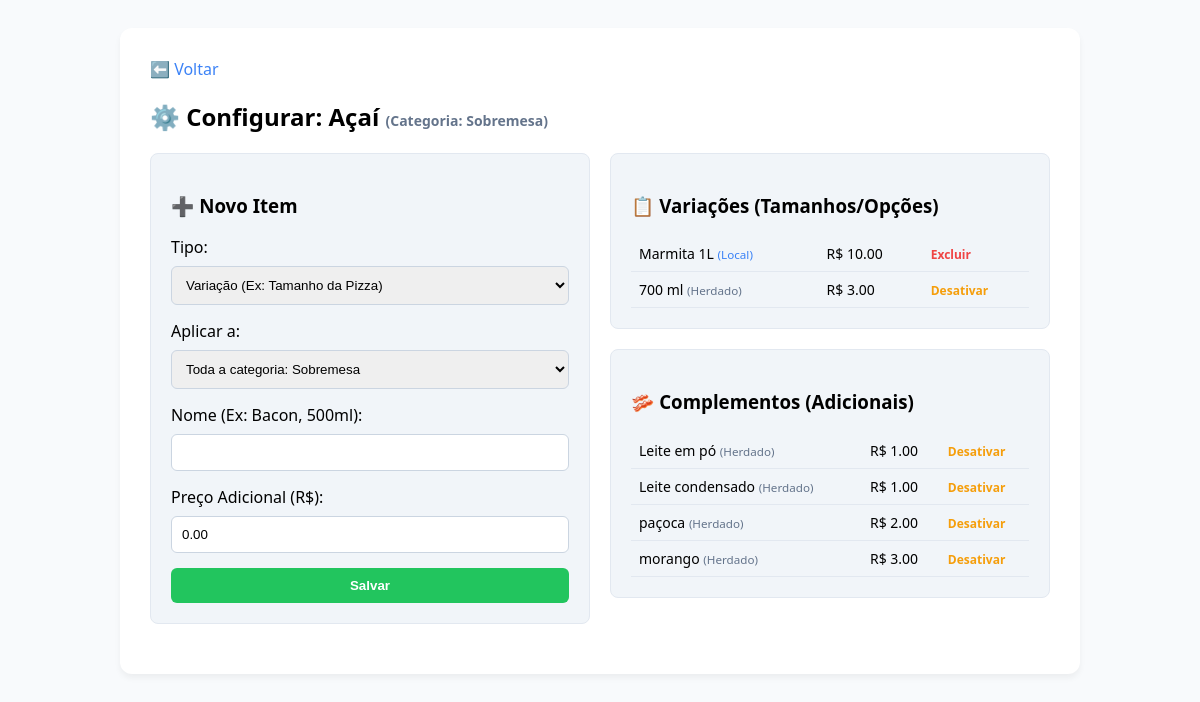
/admin/produto/25/opcoes, run on the app's committed database.
### tables this page shows
CREATE TABLE cardapio(
               id INTEGER PRIMARY KEY AUTOINCREMENT,
               nome TEXT NOT NULL,
               preco REAL NOT NULL,
               categoria TEXT NOT NULL, imagem TEXT DEFAULT 'https://via.placeholder.com/300x200?text=Sem+Foto', restaurante_id INTEGER REFERENCES restaurantes(id) DEFAULT 1, preco_promo REAL DEFAULT 0.0, em_promo INTEGER DEFAULT 0, descricao TEXT DEFAULT '');

CREATE TABLE variacoes (
            id INTEGER PRIMARY KEY AUTOINCREMENT,
            produto_id INTEGER DEFAULT NULL,
            categoria_alvo TEXT DEFAULT NULL,
            nome TEXT NOT NULL,
            preco_adicional REAL DEFAULT 0,
            FOREIGN KEY (produto_id) REFERENCES cardapio(id) ON DELETE CASCADE
        );

CREATE TABLE complementos (
            id INTEGER PRIMARY KEY AUTOINCREMENT,
            produto_id INTEGER DEFAULT NULL,
            categoria_alvo TEXT DEFAULT NULL,
            nome TEXT NOT NULL,
            preco REAL NOT NULL,
            FOREIGN KEY (produto_id) REFERENCES cardapio(id) ON DELETE CASCADE
        );

### routes/admin.py (the view, shortened to what this page needs)
@admin_bp.route('/admin/produto/<int:produto_id>/opcoes', methods=['GET', 'POST'])
def gerenciar_opcoes(produto_id):
    conexao = sqlite3.connect("Autoatendimento.db")
    cursor = conexao.cursor()
    cursor.execute("SELECT nome, categoria FROM cardapio WHERE id = ?", (produto_id,))
    produto = cursor.fetchone()
    produto_nome = produto[0] if produto else "Produto"
    produto_categoria = produto[1] if produto else ""
    cursor.execute("SELECT * FROM variacoes WHERE produto_id = ?", (produto_id,))
    variacoes_locais = cursor.fetchall()
    cursor.execute("SELECT * FROM complementos WHERE produto_id = ?", (produto_id,))
    complementos_locais = cursor.fetchall()
    cursor.execute("SELECT * FROM variacoes WHERE categoria_alvo = ?", (produto_categoria,))
    variacoes_herdadas = cursor.fetchall()
    cursor.execute("SELECT * FROM complementos WHERE categoria_alvo = ?", (produto_categoria,))
    complementos_herdados = cursor.fetchall()
    cursor.execute("SELECT tipo_opcao, opcao_id FROM opcoes_ocultas WHERE produto_id = ?", (produto_id,))
    ocultas = cursor.fetchall()
    ids_variacoes_ocultas = [o[1] for o in ocultas if o[0] == 'variacao']
    ids_complementos_ocultos = [o[1] for o in ocultas if o[0] == 'complemento']
    conexao.close()
    return render_template('admin_opcoes.html',
                           produto_id=produto_id,
                           produto_nome=produto_nome,
                           produto_categoria=produto_categoria,
                           variacoes_locais=variacoes_locais,
                           complementos_locais=complementos_locais,
                           variacoes_herdadas=variacoes_herdadas,
                           complementos_herdados=complementos_herdados,
                           ids_variacoes_ocultas=ids_variacoes_ocultas,
                           ids_complementos_ocultos=ids_complementos_ocultos)

### templates/admin_opcoes.html (shortened to what this page needs)
<!DOCTYPE html>
<html lang="pt-BR">
<head>
</head>
<body>
<div class="container">
    <a href="{{ url_for('admin.painel_admin') }}" style="color: #3b82f6; text-decoration: none;">⬅️ Voltar</a>
    <h2>⚙️ Configurar: {{ produto_nome }} <span style="font-size: 14px; color: #64748b;">(Categoria: {{ produto_categoria }})</span></h2>
    <div class="grid">
        <div class="card">
            <h3>➕ Novo Item</h3>
            <form method="POST">
                <label>Tipo:</label>
                <select name="tipo" required>
                    <option value="variacao">Variação (Ex: Tamanho da Pizza)</option>
                </select>
                <label>Aplicar a:</label>
                <select name="escopo" required>
                    <option value="global">Toda a categoria: {{ produto_categoria }}</option>
                </select>
                <label>Nome (Ex: Bacon, 500ml):</label>
                <input type="text" name="nome" required>
                <label>Preço Adicional (R$):</label>
                <input type="number" step="0.01" name="preco" value="0.00">
                <button type="submit">Salvar</button>
            </form>
        </div>
        <div>
            <div class="card">
                <h3>📋 Variações (Tamanhos/Opções)</h3>
                <table>
                    {% for v in variacoes_locais %}
                    <tr>
                        <td>{{ v[3] }} <small style="color: #3b82f6;">(Local)</small></td>
                        <td>R$ {{ "%.2f"|format(v[4]) }}</td>
                        <td><a href="{{ url_for('admin.deletar_opcao', tipo='variacao', id_opcao=v[0], produto_id=produto_id) }}" class="btn-del">Excluir</a></td>
                    </tr>
                    {% endfor %}
                    {% for v in variacoes_herdadas %}
                    <tr>
                        {% if v[0] in ids_variacoes_ocultas %}
                            <td class="riscado">{{ v[3] }} <small>(Herdado)</small></td>
                            <td class="riscado">R$ {{ "%.2f"|format(v[4]) }}</td>
                            <td><a href="{{ url_for('admin.restaurar_opcao', tipo='variacao', id_opcao=v[0], produto_id=produto_id) }}" class="btn-restore">Restaurar</a></td>
                        {% else %}
                            <td>{{ v[3] }} <small style="color: #64748b;">(Herdado)</small></td>
                            <td>R$ {{ "%.2f"|format(v[4]) }}</td>
                            <td><a href="{{ url_for('admin.ocultar_opcao', tipo='variacao', id_opcao=v[0], produto_id=produto_id) }}" class="btn-hide">Desativar</a></td>
                        {% endif %}
                    </tr>
                    {% endfor %}
                </table>
            </div>
            <div class="card">
                <h3>🥓 Complementos (Adicionais)</h3>
                <table>
                    {% for c in complementos_herdados %}
                    <tr>
                        {% if c[0] in ids_complementos_ocultos %}
                            <td class="riscado">{{ c[3] }} <small>(Herdado)</small></td>
                            <td class="riscado">R$ {{ "%.2f"|format(c[4]) }}</td>
                            <td><a href="{{ url_for('admin.restaurar_opcao', tipo='complemento', id_opcao=c[0], produto_id=produto_id) }}" class="btn-restore">Restaurar</a></td>
                        {% else %}
                            <td>{{ c[3] }} <small style="color: #64748b;">(Herdado)</small></td>
                            <td>R$ {{ "%.2f"|format(c[4]) }}</td>
                            <td><a href="{{ url_for('admin.ocultar_opcao', tipo='complemento', id_opcao=c[0], produto_id=produto_id) }}" class="btn-hide">Desativar</a></td>
                        {% endif %}
                    </tr>
                    {% endfor %}
                </table>
            </div>
        </div>
    </div>
</div>
</body>
</html>

### templates/admin_opcoes.html (style rules this page uses)
body { font-family: 'Segoe UI', sans-serif; background-color: #f8fafc; padding: 20px; }
.container { max-width: 900px; margin: 0 auto; background: white; padding: 30px; border-radius: 12px; box-shadow: 0 4px 6px rgba(0,0,0,0.05); }
.grid { display: grid; grid-template-columns: 1fr 1fr; gap: 20px; margin-top: 20px; }
.card { background: #f1f5f9; padding: 20px; border-radius: 8px; border: 1px solid #e2e8f0; margin-bottom: 20px; }
input, select { width: 100%; padding: 10px; margin: 8px 0 15px 0; border: 1px solid #cbd5e1; border-radius: 6px; box-sizing: border-box; }
button { background: #22c55e; color: white; border: none; padding: 10px; border-radius: 6px; cursor: pointer; width: 100%; font-weight: bold; }
table { width: 100%; border-collapse: collapse; margin-top: 10px; font-size: 14px; }
th, td { text-align: left; padding: 8px; border-bottom: 1px solid #e2e8f0; }
.btn-del { color: #ef4444; text-decoration: none; font-size: 12px; font-weight: bold; }
.btn-hide { color: #f59e0b; text-decoration: none; font-size: 12px; font-weight: bold; }

### data on the page
cardapio: nome "Açaí", categoria "Sobremesa"
variacoes: nome "Marmita 1L", preco_adicional "10.00"
variacoes: nome "700 ml", preco_adicional "3.00"
complementos: nome "Leite em pó", preco "1.00"
complementos: nome "Leite condensado", preco "1.00"
complementos: nome "paçoca", preco "2.00"
complementos: nome "morango", preco "3.00"
